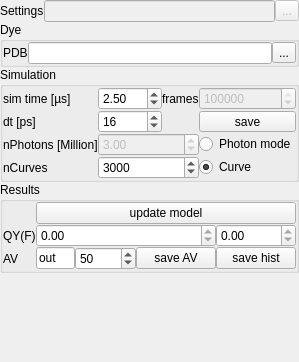
<?xml version="1.0" encoding="UTF-8"?>
<ui version="4.0">
 <class>Form</class>
 <widget class="QWidget" name="Form">
  <property name="geometry">
   <rect>
    <x>0</x>
    <y>0</y>
    <width>295</width>
    <height>362</height>
   </rect>
  </property>
  <property name="windowTitle">
   <string>Dye-quenching</string>
  </property>
  <property name="windowIcon">
   <iconset>
    <normaloff>:/icons/icons/dye-diffusion.ico</normaloff>:/icons/icons/dye-diffusion.ico</iconset>
  </property>
  <layout class="QVBoxLayout" name="verticalLayout_2">
   <property name="spacing">
    <number>0</number>
   </property>
   <property name="margin">
    <number>0</number>
   </property>
   <item>
    <layout class="QHBoxLayout" name="horizontalLayout_5">
     <property name="spacing">
      <number>0</number>
     </property>
     <item>
      <widget class="QLabel" name="label_25">
       <property name="text">
        <string>Settings</string>
       </property>
      </widget>
     </item>
     <item>
      <widget class="QLineEdit" name="lineEdit_2">
       <property name="enabled">
        <bool>false</bool>
       </property>
      </widget>
     </item>
     <item>
      <widget class="QToolButton" name="toolButton">
       <property name="enabled">
        <bool>false</bool>
       </property>
       <property name="text">
        <string>...</string>
       </property>
      </widget>
     </item>
    </layout>
   </item>
   <item>
    <layout class="QVBoxLayout" name="verticalLayout"/>
   </item>
   <item>
    <widget class="QGroupBox" name="groupBox">
     <property name="title">
      <string>Dye</string>
     </property>
     <layout class="QGridLayout" name="gridLayout">
      <property name="margin">
       <number>0</number>
      </property>
      <property name="spacing">
       <number>0</number>
      </property>
      <item row="1" column="1" rowspan="6">
       <layout class="QVBoxLayout" name="verticalLayout_14">
        <property name="spacing">
         <number>0</number>
        </property>
       </layout>
      </item>
      <item row="1" column="0" rowspan="6">
       <layout class="QVBoxLayout" name="verticalLayout_10">
        <property name="spacing">
         <number>0</number>
        </property>
       </layout>
      </item>
      <item row="0" column="0" colspan="2">
       <layout class="QHBoxLayout" name="horizontalLayout">
        <property name="spacing">
         <number>0</number>
        </property>
        <item>
         <widget class="QLabel" name="label_15">
          <property name="sizePolicy">
           <sizepolicy hsizetype="Fixed" vsizetype="Preferred">
            <horstretch>0</horstretch>
            <verstretch>0</verstretch>
           </sizepolicy>
          </property>
          <property name="text">
           <string>PDB</string>
          </property>
         </widget>
        </item>
        <item>
         <widget class="QLineEdit" name="lineEdit">
          <property name="sizePolicy">
           <sizepolicy hsizetype="Minimum" vsizetype="Fixed">
            <horstretch>0</horstretch>
            <verstretch>0</verstretch>
           </sizepolicy>
          </property>
          <property name="readOnly">
           <bool>true</bool>
          </property>
         </widget>
        </item>
        <item>
         <widget class="QToolButton" name="toolButton_2">
          <property name="text">
           <string>...</string>
          </property>
         </widget>
        </item>
       </layout>
      </item>
     </layout>
    </widget>
   </item>
   <item>
    <layout class="QVBoxLayout" name="verticalLayout_11">
     <property name="spacing">
      <number>0</number>
     </property>
    </layout>
   </item>
   <item>
    <layout class="QVBoxLayout" name="verticalLayout_13"/>
   </item>
   <item>
    <widget class="QGroupBox" name="groupBox_2">
     <property name="title">
      <string>Simulation</string>
     </property>
     <property name="checkable">
      <bool>false</bool>
     </property>
     <layout class="QGridLayout" name="gridLayout_2">
      <property name="margin">
       <number>0</number>
      </property>
      <property name="spacing">
       <number>0</number>
      </property>
      <item row="0" column="9">
       <widget class="QSpinBox" name="spinBox">
        <property name="enabled">
         <bool>false</bool>
        </property>
        <property name="sizePolicy">
         <sizepolicy hsizetype="Expanding" vsizetype="Fixed">
          <horstretch>0</horstretch>
          <verstretch>0</verstretch>
         </sizepolicy>
        </property>
        <property name="maximum">
         <number>99999999</number>
        </property>
        <property name="value">
         <number>156250</number>
        </property>
       </widget>
      </item>
      <item row="0" column="1" colspan="2">
       <widget class="QDoubleSpinBox" name="doubleSpinBox_6">
        <property name="sizePolicy">
         <sizepolicy hsizetype="Expanding" vsizetype="Fixed">
          <horstretch>0</horstretch>
          <verstretch>0</verstretch>
         </sizepolicy>
        </property>
        <property name="maximum">
         <double>200.000000000000000</double>
        </property>
        <property name="value">
         <double>2.500000000000000</double>
        </property>
       </widget>
      </item>
      <item row="0" column="0">
       <widget class="QLabel" name="label_9">
        <property name="text">
         <string>sim time [µs]</string>
        </property>
       </widget>
      </item>
      <item row="0" column="5">
       <widget class="QLabel" name="label_11">
        <property name="text">
         <string>frames</string>
        </property>
       </widget>
      </item>
      <item row="4" column="9" colspan="2">
       <widget class="QRadioButton" name="radioButton_3">
        <property name="text">
         <string>Photon mode</string>
        </property>
        <property name="checked">
         <bool>false</bool>
        </property>
       </widget>
      </item>
      <item row="5" column="1" colspan="5">
       <widget class="QSpinBox" name="spinBox_4">
        <property name="minimum">
         <number>1</number>
        </property>
        <property name="maximum">
         <number>999999</number>
        </property>
        <property name="singleStep">
         <number>1000</number>
        </property>
        <property name="value">
         <number>3000</number>
        </property>
       </widget>
      </item>
      <item row="4" column="1" colspan="5">
       <widget class="QDoubleSpinBox" name="doubleSpinBox_11">
        <property name="enabled">
         <bool>false</bool>
        </property>
        <property name="sizePolicy">
         <sizepolicy hsizetype="Expanding" vsizetype="Fixed">
          <horstretch>0</horstretch>
          <verstretch>0</verstretch>
         </sizepolicy>
        </property>
        <property name="singleStep">
         <double>0.250000000000000</double>
        </property>
        <property name="value">
         <double>3.000000000000000</double>
        </property>
       </widget>
      </item>
      <item row="4" column="0">
       <widget class="QLabel" name="label_17">
        <property name="text">
         <string>nPhotons [Million]</string>
        </property>
       </widget>
      </item>
      <item row="5" column="0">
       <widget class="QLabel" name="label">
        <property name="text">
         <string>nCurves</string>
        </property>
       </widget>
      </item>
      <item row="5" column="9" colspan="2">
       <widget class="QRadioButton" name="radioButton_4">
        <property name="text">
         <string>Curve</string>
        </property>
        <property name="checkable">
         <bool>true</bool>
        </property>
        <property name="checked">
         <bool>true</bool>
        </property>
       </widget>
      </item>
      <item row="1" column="0">
       <widget class="QLabel" name="label_10">
        <property name="text">
         <string>dt [ps]</string>
        </property>
       </widget>
      </item>
      <item row="1" column="1">
       <widget class="QDoubleSpinBox" name="doubleSpinBox_7">
        <property name="sizePolicy">
         <sizepolicy hsizetype="Expanding" vsizetype="Fixed">
          <horstretch>0</horstretch>
          <verstretch>0</verstretch>
         </sizepolicy>
        </property>
        <property name="decimals">
         <number>0</number>
        </property>
        <property name="value">
         <double>16.000000000000000</double>
        </property>
       </widget>
      </item>
      <item row="1" column="9" colspan="2">
       <widget class="QToolButton" name="toolButton_3">
        <property name="sizePolicy">
         <sizepolicy hsizetype="Expanding" vsizetype="Fixed">
          <horstretch>0</horstretch>
          <verstretch>0</verstretch>
         </sizepolicy>
        </property>
        <property name="text">
         <string>save</string>
        </property>
       </widget>
      </item>
     </layout>
    </widget>
   </item>
   <item>
    <widget class="QGroupBox" name="groupBox_7">
     <property name="title">
      <string>Results</string>
     </property>
     <layout class="QGridLayout" name="gridLayout_7">
      <property name="margin">
       <number>0</number>
      </property>
      <property name="spacing">
       <number>0</number>
      </property>
      <item row="1" column="0">
       <widget class="QLabel" name="label_20">
        <property name="sizePolicy">
         <sizepolicy hsizetype="Fixed" vsizetype="Preferred">
          <horstretch>0</horstretch>
          <verstretch>0</verstretch>
         </sizepolicy>
        </property>
        <property name="text">
         <string>QY(F)</string>
        </property>
       </widget>
      </item>
      <item row="1" column="2">
       <widget class="QDoubleSpinBox" name="doubleSpinBox_15">
        <property name="sizePolicy">
         <sizepolicy hsizetype="MinimumExpanding" vsizetype="Fixed">
          <horstretch>0</horstretch>
          <verstretch>0</verstretch>
         </sizepolicy>
        </property>
        <property name="toolTip">
         <string>The percentage of collided frames</string>
        </property>
        <property name="readOnly">
         <bool>true</bool>
        </property>
        <property name="decimals">
         <number>2</number>
        </property>
       </widget>
      </item>
      <item row="1" column="1">
       <widget class="QDoubleSpinBox" name="doubleSpinBox_16">
        <property name="toolTip">
         <string>The quantum yield of the decay</string>
        </property>
        <property name="readOnly">
         <bool>true</bool>
        </property>
        <property name="maximum">
         <double>2.000000000000000</double>
        </property>
       </widget>
      </item>
      <item row="2" column="0">
       <widget class="QLabel" name="label_18">
        <property name="text">
         <string>AV</string>
        </property>
       </widget>
      </item>
      <item row="0" column="1" colspan="3">
       <widget class="QPushButton" name="pushButton_3">
        <property name="sizePolicy">
         <sizepolicy hsizetype="Minimum" vsizetype="Fixed">
          <horstretch>0</horstretch>
          <verstretch>0</verstretch>
         </sizepolicy>
        </property>
        <property name="text">
         <string>update model</string>
        </property>
       </widget>
      </item>
      <item row="2" column="1">
       <layout class="QHBoxLayout" name="horizontalLayout_2">
        <property name="spacing">
         <number>0</number>
        </property>
        <item>
         <widget class="QLineEdit" name="lineEdit_5">
          <property name="text">
           <string>out</string>
          </property>
         </widget>
        </item>
        <item>
         <widget class="QSpinBox" name="spinBox_3">
          <property name="toolTip">
           <string>Skip every x'th frame in the trajectory (save space for saving)</string>
          </property>
          <property name="maximum">
           <number>99999</number>
          </property>
          <property name="value">
           <number>50</number>
          </property>
         </widget>
        </item>
        <item>
         <widget class="QPushButton" name="pushButton_5">
          <property name="text">
           <string>save AV</string>
          </property>
         </widget>
        </item>
       </layout>
      </item>
      <item row="2" column="2">
       <widget class="QPushButton" name="pushButton_4">
        <property name="text">
         <string>save hist</string>
        </property>
       </widget>
      </item>
     </layout>
    </widget>
   </item>
   <item>
    <spacer name="verticalSpacer">
     <property name="orientation">
      <enum>Qt::Vertical</enum>
     </property>
     <property name="sizeHint" stdset="0">
      <size>
       <width>20</width>
       <height>40</height>
      </size>
     </property>
    </spacer>
   </item>
  </layout>
  <action name="actionSave_histogram">
   <property name="text">
    <string>Save histogram</string>
   </property>
  </action>
  <action name="actionUpdate_all">
   <property name="text">
    <string>Update all</string>
   </property>
  </action>
  <action name="actionSave_AV">
   <property name="text">
    <string>Save AV</string>
   </property>
  </action>
  <action name="actionLoad_PDB">
   <property name="text">
    <string>Load PDB</string>
   </property>
  </action>
  <action name="actionLoad_settings">
   <property name="text">
    <string>Load settings</string>
   </property>
  </action>
  <action name="actionSave_trajectory">
   <property name="text">
    <string>Save trajectory</string>
   </property>
  </action>
  <zorder>groupBox_7</zorder>
  <zorder>groupBox_2</zorder>
  <zorder></zorder>
  <zorder></zorder>
  <zorder></zorder>
  <zorder>groupBox</zorder>
  <zorder></zorder>
  <zorder>verticalLayoutWidget</zorder>
  <zorder>verticalSpacer</zorder>
 </widget>
 <resources>
  <include location="../../../lib/ui/rescource.qrc"/>
 </resources>
 <connections>
  <connection>
   <sender>pushButton_5</sender>
   <signal>clicked()</signal>
   <receiver>actionSave_AV</receiver>
   <slot>trigger()</slot>
   <hints>
    <hint type="sourcelabel">
     <x>403</x>
     <y>430</y>
    </hint>
    <hint type="destinationlabel">
     <x>-1</x>
     <y>-1</y>
    </hint>
   </hints>
  </connection>
  <connection>
   <sender>pushButton_3</sender>
   <signal>clicked()</signal>
   <receiver>actionUpdate_all</receiver>
   <slot>trigger()</slot>
   <hints>
    <hint type="sourcelabel">
     <x>403</x>
     <y>407</y>
    </hint>
    <hint type="destinationlabel">
     <x>-1</x>
     <y>-1</y>
    </hint>
   </hints>
  </connection>
  <connection>
   <sender>radioButton_3</sender>
   <signal>toggled(bool)</signal>
   <receiver>doubleSpinBox_11</receiver>
   <slot>setEnabled(bool)</slot>
   <hints>
    <hint type="sourcelabel">
     <x>333</x>
     <y>493</y>
    </hint>
    <hint type="destinationlabel">
     <x>140</x>
     <y>493</y>
    </hint>
   </hints>
  </connection>
  <connection>
   <sender>radioButton_3</sender>
   <signal>toggled(bool)</signal>
   <receiver>spinBox_4</receiver>
   <slot>setDisabled(bool)</slot>
   <hints>
    <hint type="sourcelabel">
     <x>333</x>
     <y>493</y>
    </hint>
    <hint type="destinationlabel">
     <x>258</x>
     <y>493</y>
    </hint>
   </hints>
  </connection>
  <connection>
   <sender>toolButton_2</sender>
   <signal>clicked()</signal>
   <receiver>actionLoad_PDB</receiver>
   <slot>trigger()</slot>
   <hints>
    <hint type="sourcelabel">
     <x>479</x>
     <y>46</y>
    </hint>
    <hint type="destinationlabel">
     <x>-1</x>
     <y>-1</y>
    </hint>
   </hints>
  </connection>
  <connection>
   <sender>toolButton</sender>
   <signal>clicked()</signal>
   <receiver>actionLoad_settings</receiver>
   <slot>trigger()</slot>
   <hints>
    <hint type="sourcelabel">
     <x>479</x>
     <y>21</y>
    </hint>
    <hint type="destinationlabel">
     <x>-1</x>
     <y>-1</y>
    </hint>
   </hints>
  </connection>
  <connection>
   <sender>toolButton_3</sender>
   <signal>clicked()</signal>
   <receiver>actionSave_trajectory</receiver>
   <slot>trigger()</slot>
   <hints>
    <hint type="sourcelabel">
     <x>617</x>
     <y>341</y>
    </hint>
    <hint type="destinationlabel">
     <x>-1</x>
     <y>-1</y>
    </hint>
   </hints>
  </connection>
 </connections>
</ui>
